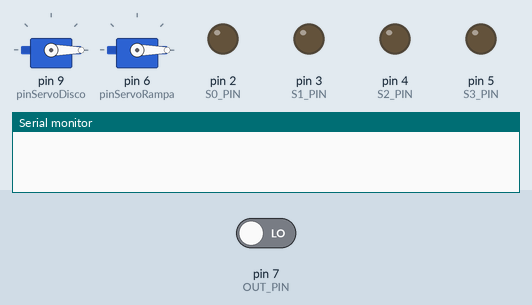
A sketch run on a simulated Arduino Uno, built with avr-gcc and run on an emulated ATmega328P. Shown: 2 × servo, output pins drawn as LEDs (lit = HIGH), the last lines printed to the serial monitor. Inputs (shaded band) come from the test bench; at power-on: pin 7 (OUT_PIN) LOW.

Above: at 0.1 s.
At 1.15 s:
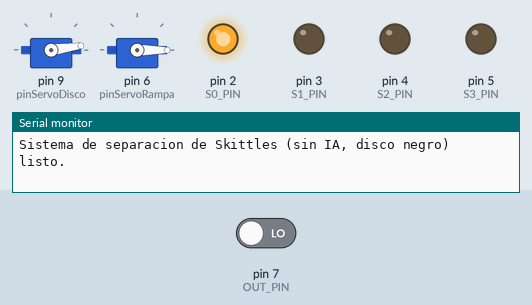
At 5.7 s:
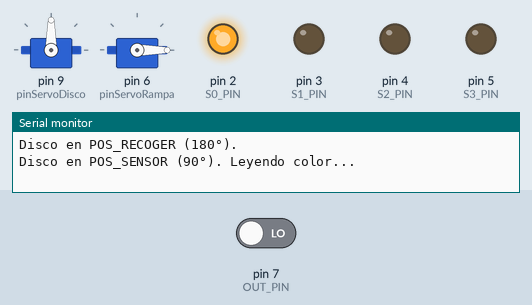
At 16.8 s:
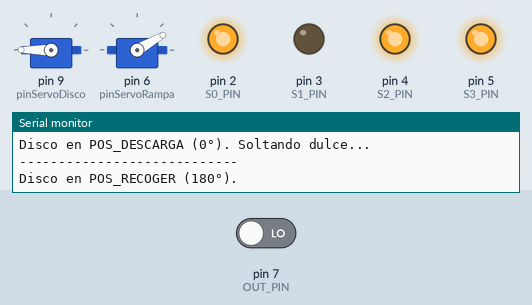
At 23.4 s:
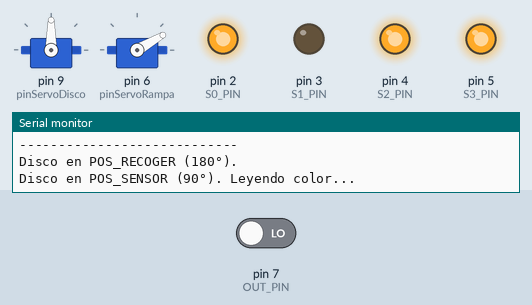
At 38.5 s:
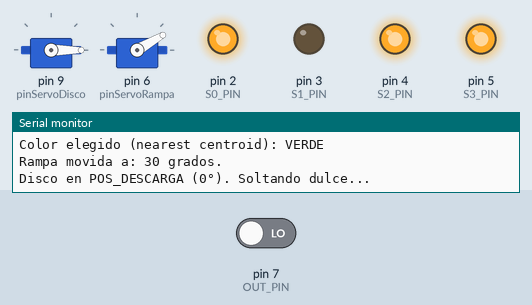
Timing chart, 0 to 40.0 s (numbered marks = the images above):
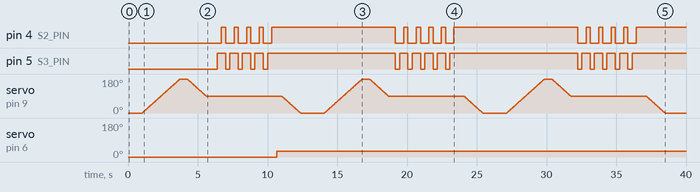

The sketch:

ColorSorterSinIA.ino
```cpp
#include <Servo.h>

// ------------ Servos ------------
Servo servoDisco;   // MG995 (disco)
Servo servoRampa;   // 9g (rampa)

// Pines servos
const int pinServoDisco = 9;   // MG995
const int pinServoRampa = 6;   // 9g

// Angulos del disco (MG995)
const int POS_DISCO_DESCARGA = 0;    // Hoyo hacia la rampa
const int POS_DISCO_SENSOR   = 90;   // Sensor de color
const int POS_DISCO_RECOGER  = 180;  // Recoger dulce

// Angulos de la rampa (9g) según color
const int R_AMARILLO = 0;    // Bandeja 1
const int R_VERDE    = 30;   // Bandeja 2
const int R_ROJO     = 60;   // Bandeja 3
const int R_NARANJA  = 90;   // Bandeja 4
const int R_MORADO   = 140;  // Bandeja 5

// --------- Enumeración de colores ---------
enum ColorDulce {
  COLOR_AMARILLO,
  COLOR_VERDE,
  COLOR_ROJO,
  COLOR_NARANJA,
  COLOR_MORADO,
  COLOR_DESCONOCIDO
};

// --------- Pines TCS3200 (GY-31) ----------
const int S0_PIN   = 2;
const int S1_PIN   = 3;
const int S2_PIN   = 4;
const int S3_PIN   = 5;
const int OUT_PIN  = 7;

// Ángulo actual del disco (para movimiento suave)
int anguloDiscoActual = POS_DISCO_DESCARGA;

// --------- Centroides normalizados rN,gN,bN (con disco negro) ---------
// Calculados promediando tus 10 lecturas por color
struct ColorRef {
  float r;
  float g;
  float b;
  ColorDulce color;
  const char *name;
};

ColorRef refs[] = {
  //                rN       gN       bN
  {0.4188f, 0.3243f, 0.2568f, COLOR_AMARILLO, "AMARILLO"},
  {0.3404f, 0.3440f, 0.3156f, COLOR_VERDE,    "VERDE"},
  {0.4010f, 0.2723f, 0.3267f, COLOR_ROJO,     "ROJO"},
  {0.4523f, 0.2632f, 0.2846f, COLOR_NARANJA,  "NARANJA"},
  {0.3446f, 0.2997f, 0.3557f, COLOR_MORADO,   "MORADO"},
};
const int NUM_COLORS = sizeof(refs) / sizeof(refs[0]);

// --------- Movimiento suave del disco (MG995) ---------
void moverDiscoSuave(int destino) {
  int desde = anguloDiscoActual;

  if (desde < destino) {
    for (int pos = desde; pos <= destino; pos++) {
      servoDisco.write(pos);
      delay(15);   // más grande = más suave pero más lento
    }
  } else {
    for (int pos = desde; pos >= destino; pos--) {
      servoDisco.write(pos);
      delay(15);
    }
  }

  anguloDiscoActual = destino;
}

// --------- Mover rampa según color detectado ---------
void moverRampaPorColor(ColorDulce color) {
  int anguloRampa = R_AMARILLO; // por defecto

  switch (color) {
    case COLOR_AMARILLO: anguloRampa = R_AMARILLO; break;
    case COLOR_VERDE:    anguloRampa = R_VERDE;    break;
    case COLOR_ROJO:     anguloRampa = R_ROJO;     break;
    case COLOR_NARANJA:  anguloRampa = R_NARANJA;  break;
    case COLOR_MORADO:   anguloRampa = R_MORADO;   break;
    case COLOR_DESCONOCIDO:
    default:
      // Podrías mandar desconocidos a una bandeja “basura”
      anguloRampa = R_AMARILLO;
      break;
  }

  servoRampa.write(anguloRampa);
  Serial.print("Rampa movida a: ");
  Serial.print(anguloRampa);
  Serial.println(" grados.");
}

// --------- Leer frecuencia de un "filtro" de color ---------
unsigned long leerFrecuenciaColor(bool s2State, bool s3State) {
  digitalWrite(S2_PIN, s2State);
  digitalWrite(S3_PIN, s3State);

  delay(50);  // dejar estabilizar

  unsigned long duracion = pulseIn(OUT_PIN, LOW, 250000); // timeout 250 ms
  if (duracion == 0) {
    duracion = 250000;
  }
  unsigned long frecuencia = 1000000UL / duracion;
  return frecuencia;
}

// --------- Leer RGB en una sola medición ---------
void leerRGB(unsigned long &r, unsigned long &g, unsigned long &b) {
  // S2 S3:
  // L L -> rojo
  // L H -> azul
  // H H -> verde

  // Rojo
  r = leerFrecuenciaColor(LOW, LOW);

  // Azul (B)
  unsigned long azul = leerFrecuenciaColor(LOW, HIGH);

  // Verde
  g = leerFrecuenciaColor(HIGH, HIGH);

  b = azul;
}

// --------- Leer varias veces y hacer promedio normalizado ---------
void leerRGBPromediado(float &rN, float &gN, float &bN, int muestras = 5) {
  unsigned long sumR = 0, sumG = 0, sumB = 0;

  for (int i = 0; i < muestras; i++) {
    unsigned long R, G, B;
    leerRGB(R, G, B);
    sumR += R;
    sumG += G;
    sumB += B;
  }

  float Ravg = sumR / (float)muestras;
  float Gavg = sumG / (float)muestras;
  float Bavg = sumB / (float)muestras;

  float sum = Ravg + Gavg + Bavg;
  if (sum == 0) sum = 1.0;

  rN = Ravg / sum;
  gN = Gavg / sum;
  bN = Bavg / sum;

  Serial.print("RGB promedio - R: ");
  Serial.print(Ravg);
  Serial.print("  G: ");
  Serial.print(Gavg);
  Serial.print("  B: ");
  Serial.println(Bavg);

  Serial.print("Norm -> rN: ");
  Serial.print(rN, 3);
  Serial.print("  gN: ");
  Serial.print(gN, 3);
  Serial.print("  bN: ");
  Serial.println(bN, 3);
}

// --------- Detectar color por "nearest centroid" ---------
ColorDulce detectarColor() {
  float rN, gN, bN;
  leerRGBPromediado(rN, gN, bN, 5);  // 5 lecturas promediadas

  int bestIndex = 0;
  float bestDist = 999999.0;

  for (int i = 0; i < NUM_COLORS; i++) {
    float dr = rN - refs[i].r;
    float dg = gN - refs[i].g;
    float db = bN - refs[i].b;
    float dist = dr * dr + dg * dg + db * db;

    if (dist < bestDist) {
      bestDist = dist;
      bestIndex = i;
    }
  }

  ColorDulce result = refs[bestIndex].color;
  Serial.print("Color elegido (nearest centroid): ");
  Serial.println(refs[bestIndex].name);

  return result;
}

// ----------------------------------------------------
void setup() {
  Serial.begin(9600);

  servoDisco.attach(pinServoDisco);
  servoRampa.attach(pinServoRampa);

  servoRampa.write(R_AMARILLO);
  anguloDiscoActual = POS_DISCO_DESCARGA;
  servoDisco.write(anguloDiscoActual);
  delay(1000);

  // TCS3200
  pinMode(S0_PIN, OUTPUT);
  pinMode(S1_PIN, OUTPUT);
  pinMode(S2_PIN, OUTPUT);
  pinMode(S3_PIN, OUTPUT);
  pinMode(OUT_PIN, INPUT);

  // Escala 20% (HIGH, LOW)
  digitalWrite(S0_PIN, HIGH);
  digitalWrite(S1_PIN, LOW);

  Serial.println("Sistema de separacion de Skittles (sin IA, disco negro) listo.");
}

// ----------------------------------------------------
void loop() {
  // 1) Disco a recoger
  moverDiscoSuave(POS_DISCO_RECOGER);
  Serial.println("Disco en POS_RECOGER (180°).");
  delay(500);

  // 2) Disco al sensor
  moverDiscoSuave(POS_DISCO_SENSOR);
  Serial.println("Disco en POS_SENSOR (90°). Leyendo color...");
  delay(500);

  // 3) Detectar color (en Arduino)
  ColorDulce color = detectarColor();

  // 4) Mover rampa
  moverRampaPorColor(color);
  delay(300);

  // 5) Disco a descarga
  moverDiscoSuave(POS_DISCO_DESCARGA);
  Serial.println("Disco en POS_DESCARGA (0°). Soltando dulce...");
  delay(700);

  Serial.println("----------------------------");
  delay(1000);
}
```

Measured:
- by itself, pin 4 (S2_PIN): repeats every 13.1 s: 3 × (LOW 0.60 s, HIGH 0.30 s), LOW 0.60 s, HIGH 8.9 s, LOW 0.60 s, HIGH 0.30 s
- by itself, pin 5 (S3_PIN): repeats every 13.1 s: 3 × (LOW 0.30 s, HIGH 0.60 s), LOW 0.30 s, HIGH 9.2 s, LOW 0.30 s, HIGH 0.60 s
- by itself, servo on pin 6 (pinServoRampa): 0° → 30° at 10.7 s
